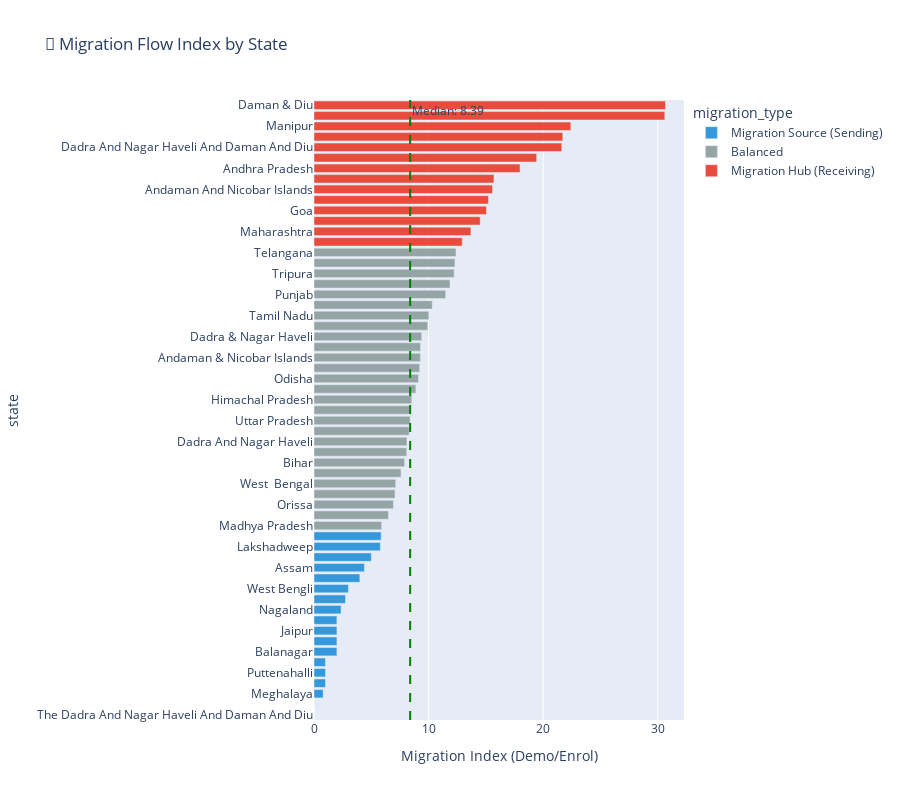

Notebook code cell kept with this figure:
### Code cell
# VISUALIZATION: Migration Index by State
fig = px.bar(
    migration_df.sort_values('migration_index', ascending=True),
    x='migration_index', y='state', orientation='h',
    color='migration_type',
    color_discrete_map={
        'Migration Hub (Receiving)': '#e74c3c',
        'Migration Source (Sending)': '#3498db',
        'Balanced': '#95a5a6'
    },
    title='🌊 Migration Flow Index by State'
)
fig.add_vline(x=median_index, line_dash="dash", line_color="green",
              annotation_text=f"Median: {median_index:.2f}")
fig.update_layout(height=800, xaxis_title='Migration Index (Demo/Enrol)')
fig.show()

### Figure 1 — Plotly figure (JSON) as saved in the notebook; plotly's stock layout.template omitted (floating-point values rounded to 4 significant figures)
{"data": [{"hovertemplate": "migration_type=Migration Source (Sending)<br>migration_index=%{x}<br>state=%{y}<extra></extra>", "legendgroup": "Migration Source (Sending)", "marker": {"color": "#3498db", "pattern": {"shape": ""}}, "name": "Migration Source (Sending)", "orientation": "h", "showlegend": true, "textposition": "auto", "type": "bar", "x": [0.0, 0.01, 0.8, 1.0, 1.0, 1.0, 2.0, 2.0, 2.0, 2.0, 2.36, 2.75, 3.0, 4.0, 4.4, 5.0, 5.79, 5.86], "xaxis": "x", "y": ["The Dadra And Nagar Haveli And Daman And Diu", "100000", "Meghalaya", "Raja Annamalai Puram", "Puttenahalli", "Nagpur", "Balanagar", "Madanapalle", "Jaipur", "Darbhanga", "Nagaland", "Jammu & Kashmir", "West Bengli", "Chhatisgarh", "Assam", "Uttaranchal", "Lakshadweep", "Pondicherry"], "yaxis": "y"}, {"hovertemplate": "migration_type=Balanced<br>migration_index=%{x}<br>state=%{y}<extra></extra>", "legendgroup": "Balanced", "marker": {"color": "#95a5a6", "pattern": {"shape": ""}}, "name": "Balanced", "orientation": "h", "showlegend": true, "textposition": "auto", "type": "bar", "x": [5.9, 6.5, 6.93, 7.07, 7.13, 7.59, 7.9, 8.09, 8.11, 8.31, 8.39, 8.39, 8.53, 8.89, 9.12, 9.22, 9.29, 9.29, 9.4, 9.93, 10.02, 10.32, 11.49, 11.87, 12.23, 12.3, 12.39], "xaxis": "x", "y": ["Madhya Pradesh", "Gujarat", "Orissa", "Mizoram", "West  Bengal", "Karnataka", "Bihar", "Rajasthan", "Dadra And Nagar Haveli", "Jammu And Kashmir", "Uttar Pradesh", "Arunachal Pradesh", "Himachal Pradesh", "Jharkhand", "Odisha", "Sikkim", "Andaman & Nicobar Islands", "Ladakh", "Dadra & Nagar Haveli", "Kerala", "Tamil Nadu", "West Bengal", "Punjab", "Haryana", "Tripura", "Uttarakhand", "Telangana"], "yaxis": "y"}, {"hovertemplate": "migration_type=Migration Hub (Receiving)<br>migration_index=%{x}<br>state=%{y}<extra></extra>", "legendgroup": "Migration Hub (Receiving)", "marker": {"color": "#e74c3c", "pattern": {"shape": ""}}, "name": "Migration Hub (Receiving)", "orientation": "h", "showlegend": true, "textposition": "auto", "type": "bar", "x": [12.93, 13.69, 14.5, 15.05, 15.22, 15.58, 15.7, 17.98, 19.43, 21.62, 21.71, 22.41, 30.61, 30.67], "xaxis": "x", "y": ["Daman And Diu", "Maharashtra", "Puducherry", "Goa", "Delhi", "Andaman And Nicobar Islands", "West Bangal", "Andhra Pradesh", "Chhattisgarh", "Dadra And Nagar Haveli And Daman And Diu", "Westbengal", "Manipur", "Chandigarh", "Daman & Diu"], "yaxis": "y"}], "layout": {"annotations": [{"showarrow": false, "text": "Median: 8.39", "x": 8.39, "xanchor": "left", "xref": "x", "y": 1, "yanchor": "top", "yref": "y domain"}], "barmode": "relative", "height": 800, "legend": {"title": {"text": "migration_type"}, "tracegroupgap": 0}, "shapes": [{"line": {"color": "green", "dash": "dash"}, "type": "line", "x0": 8.39, "x1": 8.39, "xref": "x", "y0": 0, "y1": 1, "yref": "y domain"}], "title": {"text": "🌊 Migration Flow Index by State"}, "xaxis": {"anchor": "y", "domain": [0, 1], "title": {"text": "Migration Index (Demo/Enrol)"}}, "yaxis": {"anchor": "x", "domain": [0, 1], "title": {"text": "state"}}}}
